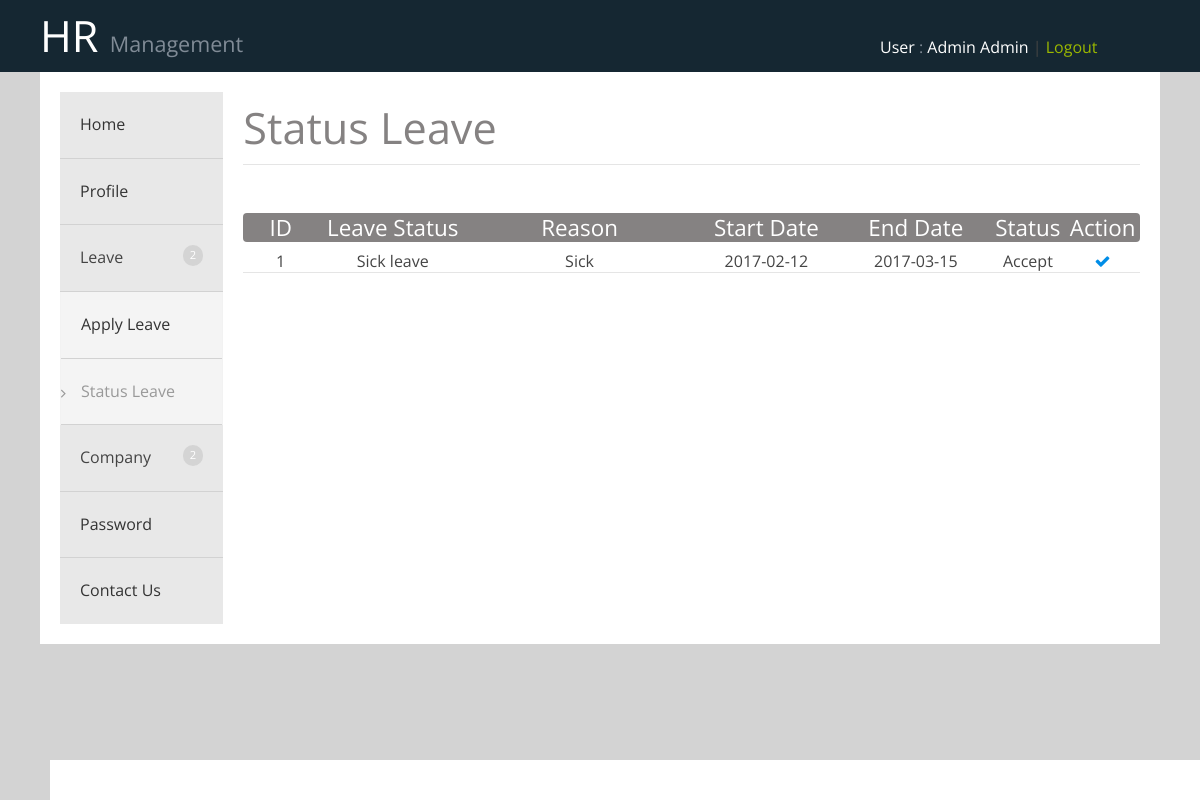
Page /user/leavestatus.php (signed in) on the committed database.
### tables this page shows
CREATE TABLE `leavedetails` (
  `Detail_Id` bigint(20) NOT NULL,
  `EmpId` bigint(20) NOT NULL,
  `TypesLeaveId` int(10) NOT NULL,
  `Reason` varchar(500) NOT NULL,
  `StateDate` date NOT NULL,
  `EndDate` date NOT NULL,
  `LeaveStatus` varchar(50) NOT NULL
);

CREATE TABLE `type_of_leave` (
  `LeaveId` bigint(20) NOT NULL,
  `Type_of_Name` varchar(50) NOT NULL
);

### user/leavestatus.php (the view, shortened to what this page needs)
<?php include('userheader.php'); ?>
<?php
  $dbs = new database();
  $db=$dbs->connection();
  $empid = $_SESSION['User']['EmployeeId'];
  $leavedetails = mysqli_query($db,"select * from leavedetails where EmpId='$empid' ");
?>
            <div class="s-12 l-10">
               <h1 style="color: #858282;">Status Leave</h1><hr>
               	<div class="s-12 l-1">
               		<h4 style="background: #858282; color: white; text-align: center; border-radius: 4px 0px 0px 4px;">ID</h4>
               	</div>
               	<div class="s-12 l-2">
               		<h4 style="background: #858282; color: white; text-align: center;">Leave Status</h4>
               	</div>
               	<div class="s-12 l-3">
               		<h4 style="background: #858282; color: white; text-align: center;">Reason</h4>
               	</div>
               	<div class="s-12 l-2">
               		<h4 style="background: #858282; color: white; text-align: center;">Start Date</h4>
               	</div>
               	<div class="s-12 l-2">
               		<h4 style="background: #858282; color: white; text-align: center;">End Date</h4>
               	</div>
               	<div class="s-12 l-1">
               		<h4 style="background: #858282; color: white; text-align: center;">Status</h4>
               	</div>
               	<div class="s-12 l-1">
               		<h4 style="background: #858282; color: white; text-align: center; border-radius: 0px 4px 4px 0px;">Action</h4>
               	</div>
               <?php $i=1; while($rom = mysqli_fetch_assoc($leavedetails)) {
			      $typeid = $rom['TypesLeaveId'];
			      $typename = mysqli_query($db,"select * from type_of_leave where LeaveId='$typeid' ");
			      $typen = mysqli_fetch_assoc($typename); ?>
	               	<div class="s-12 l-1" style="text-align: center;"><?php $i=$i; echo $i; $i++;?></div>
	               	<div class="s-12 l-2" style="text-align: center;"><?php echo ucfirst((isset($typen['Type_of_Name']))?$typen['Type_of_Name']:""); ?></div>
	               	<div class="s-12 l-3" style="text-align: center;"><?php echo(isset($rom['Reason']))?$rom['Reason']:""; ?></div>
	               	<div class="s-12 l-2" style="text-align: center;"><?php echo(isset($rom['StateDate']))?$rom['StateDate']:""; ?></div>
	               	<div class="s-12 l-2" style="text-align: center;"><?php echo(isset($rom['EndDate']))?$rom['EndDate']:""; ?></div>
	               	<div class="s-12 l-1" style="text-align: center;"><?php echo(isset($rom['LeaveStatus']))?$rom['LeaveStatus']:""; ?></div>
	               	<?php if($rom['LeaveStatus'] == "Pending") {?>
	               		<div class="s-12 l-1" style="text-align: center;"><a onclick="history.go(0)" title="Refresh"><i class="la fa fa-refresh" style="color: #050100;" aria-hidden="true"></i></a></div>
	               	<?php } else if($rom['LeaveStatus'] == "Accept"){ ?>
	               		<div class="s-12 l-1" style="text-align: center;"><a title="Accept"><i class="fa fa-check" style="color: #008DE7;" aria-hidden="true"></i></a></div>
	               	<?php } else {?>
	               		<div class="s-12 l-1" style="text-align: center;"><a title="Denied"><i class="fa fa-times" style="color: #E83114;" aria-hidden="true"></i></a></div>
	               	<?php } ?>
	            		<hr style="margin-bottom: 10px;">
     				<?php } ?>
               </div>
<?php include('userfooter.php'); ?>

### user/css/responsee.css (style rules this page uses)
* { -webkit-box-sizing:border-box; -moz-box-sizing:border-box; box-sizing:border-box; margin:0; }
body { background:none repeat scroll 0 0 #d3d3d3; font-size:16px; font-family:"Open Sans",Arial,sans-serif; color:#444; }
h1,h2,h3,h4,h5,h6 { color:#152732; font-weight: normal; line-height: 1.3; margin:0.5rem 0; }
h1 { font-size:2.7rem; }
h4 { font-size:1.4rem; }
a, a:link, a:visited, a:hover, a:active { text-decoration:none; color:#9BB800; transition:color 0.20s linear 0s; -o-transition:color 0.20s linear 0s; -ms-transition:color 0.20s linear 0s; -moz-transition:color 0.20s linear 0s; -webkit-transition:color 0.20s linear 0s; }
hr { border: 0; border-top: 1px solid #e5e5e5; clear:both; height:0; margin:2.5rem auto; margin-top: 8px; }
.s-1, .s-2, .s-five,.s-3, .s-4, .s-5, .s-6, .s-7, .s-8, .s-9, .s-10, .s-11, .s-12, .m-1, .m-2, .m-five, .m-3, .m-4, .m-5, .m-6, .m-7, .m-8, .m-9, .m-10, .m-11, .m-12, .l-1, .l-2, .l-five, .l-3, .l-4, .l-5, .l-6, .l-7, .l-8, .l-9, .l-10, .l-11, .l-12 { float:left; position:static; }
.s-12 { width:100%; }
.margin > .s-1,.margin > .s-2,.margin > .s-five,.margin > .s-3,.margin > .s-4,.margin > .s-5,.margin > .s-6,.margin > .s-7,.margin > .s-8,.margin > .s-9,.margin > .s-10,.margin > .s-11,.margin > .s-12, .margin > .m-1,.margin > .m-2,.margin > .m-five,.margin > .m-3,.margin > .m-4,.margin > .m-5,.margin > .m-6,.margin > .m-7,.margin > .m-8,.margin > .m-9,.margin > .m-10,.margin > .m-11,.margin > .m-12, .margin > .l-1,.margin > .l-2,.margin > .l-five,.margin > .l-3,.margin > .l-4,.margin > .l-5,.margin > .l-6,.margin > .l-7,.margin > .l-8,.margin > .l-9,.margin > .l-10,.margin > .l-11,.margin > .l-12 { padding:0 0.625rem; }
.l-1 { width:8.3333%; }
.l-2 { width:16.6666%; }
.l-3 { width:25%; }
.l-10 { width:83.3333%; }

### rows in the picture
leavedetails: type_of_leave.Type_of_Name "Sick leave", Reason "Sick", StateDate "2017-02-12", EndDate "2017-03-15", LeaveStatus "Accept"

### other values in the picture
$_SESSION['User']['FirstName'] "Admin"
$_SESSION['User']['LastName'] "Admin"
